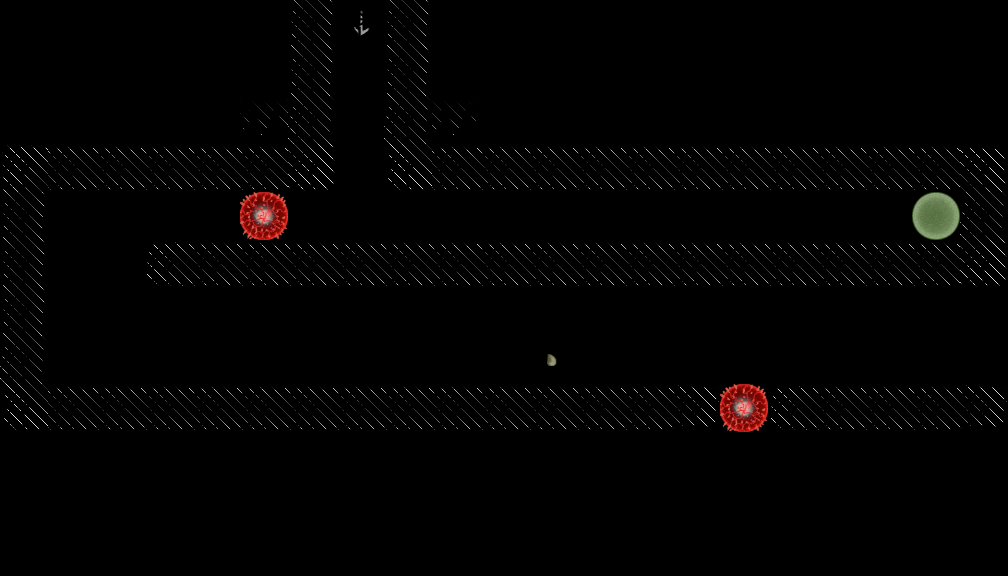

A 2D game scene composited from a Tiled map and its tileset images. What follows is a short description and the map's XML, with each tile layer's data collapsed to a summary:
An orthogonal 21x12 tile map with 48x48 px tiles, 2 tile layers (Tiles, Objects), 2 tilesets and 3 objects.

<map version="1.0" orientation="orthogonal" width="21" height="12" tilewidth="48" tileheight="48">
 <tileset firstgid="1" name="objects" tilewidth="48" tileheight="48">
  <image source="img/tiles/objects.png" width="192" height="192" />
  <tile id="0">
   <properties>
    <property name="components" value="Player" />
    <property name="object" value="" />
   </properties>
  </tile>
  <tile id="1">
   <properties>
    <property name="components" value="Finish" />
    <property name="object" value="" />
   </properties>
  </tile>
  <tile id="2">
   <properties>
    <property name="components" value="Dead" />
    <property name="object" value="" />
   </properties>
  </tile>
  <tile id="3">
   <properties>
    <property name="components" value="Wall" />
    <property name="object" value="" />
   </properties>
  </tile>
  <tile id="4">
   <properties>
    <property name="components" value="CellNormal" />
    <property name="object" value="" />
   </properties>
  </tile>
  <tile id="5">
   <properties>
    <property name="components" value="CellJump" />
    <property name="object" value="" />
   </properties>
  </tile>
  <tile id="6">
   <properties>
    <property name="components" value="VirusRotating" />
   </properties>
  </tile>
  <tile id="8">
   <properties>
    <property name="components" value="CellNormal" />
    <property name="object" value="" />
   </properties>
  </tile>
 </tileset>
 <tileset firstgid="17" name="standard" tilewidth="48" tileheight="48">
  <image source="img/tiles/standard.png" width="384" height="384" />
  <tile id="13">
   <properties>
    <property name="components" value="Finish" />
   </properties>
  </tile>
  <tile id="14">
   <properties>
    <property name="components" value="Finish" />
   </properties>
  </tile>
  <tile id="21">
   <properties>
    <property name="components" value="Finish" />
   </properties>
  </tile>
  <tile id="29">
   <properties>
    <property name="components" value="Finish" />
   </properties>
  </tile>
 </tileset>
 <layer name="Tiles" width="21" height="12">
  <data>[252 cells, 78 non-empty, 16 distinct tile ids]</data>
 </layer>
 <layer name="Objects" width="21" height="12">
  <data>[252 cells, 71 non-empty, 2 distinct tile ids]</data>
 </layer>
 <objectgroup name="Calque d'objets 1" width="21" height="12">
  <object x="54" y="324" width="160" height="132">
   <properties>
    <property name="components" value="IngameMessage" />
    <property name="text" value="So these one destroy cells, one by one..." />
   </properties>
  </object>
  <object x="300" y="363" width="160" height="132">
   <properties>
    <property name="components" value="IngameMessage" />
    <property name="text" value=" Interesting." />
   </properties>
  </object>
  <object x="57" y="181" width="334" height="95">
   <properties>
    <property name="components" value="IngameMessage" />
    <property name="text" value="Oh! A new species." />
   </properties>
  </object>
 </objectgroup>
</map>
